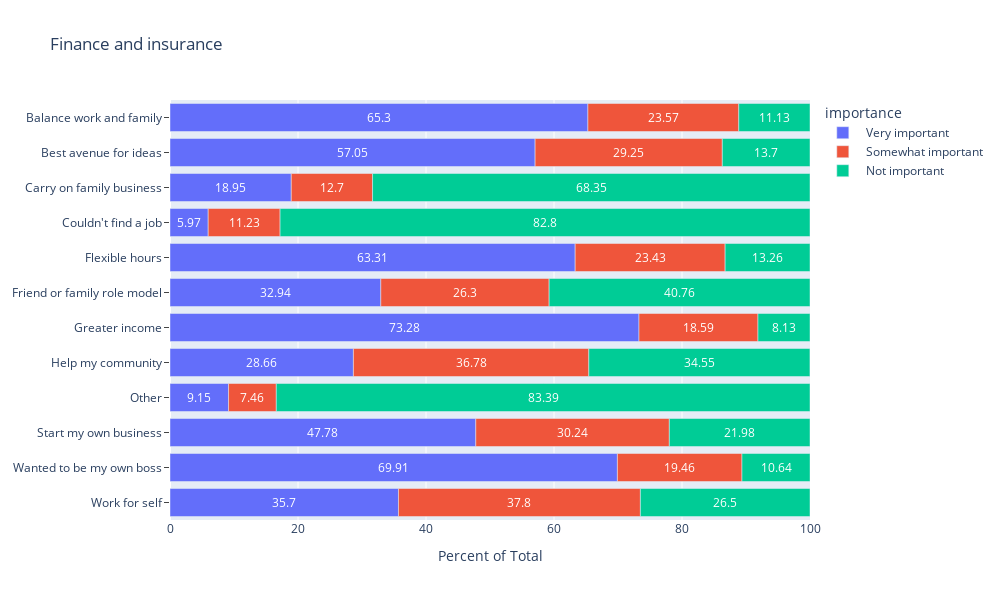

Notebook cell for this chart:
### Code cell
fig = px.bar(accom_subset, x = 'ratio', y = 'reason', color = 'importance',
            width = 1000, height = 600, orientation = 'h', title = picked_industry,
             hover_data = ['responses','ratio'], text = 'ratio'
            )
fig.update_layout(yaxis_title = None)

fig.update_traces(textposition = 'inside', insidetextanchor = 'middle', textfont = {'color': 'white'})
fig.update_yaxes(categoryorder = 'category descending', ticks = 'outside')
fig.update_layout(xaxis_title = "Percent of Total", uniformtext_minsize = 12,
                 uniformtext_mode = 'hide')

fig.update_xaxes(range = [0,100])

fig.show()

### Figure 1 — Plotly figure (JSON) as saved in the notebook; plotly's stock layout.template omitted (floating-point values rounded to 4 significant figures)
{"data": [{"alignmentgroup": "True", "customdata": [[32011], [47727], [102342], [154036], [178341], [193267], [255919], [309141], [343219], [353279], [379524], [393835]], "hovertemplate": "importance= Very important<br>ratio=%{text}<br>reason=%{y}<br>responses=%{customdata[0]}<extra></extra>", "insidetextanchor": "middle", "legendgroup": " Very important", "marker": {"color": "#636efa", "pattern": {"shape": ""}}, "name": " Very important", "offsetgroup": " Very important", "orientation": "h", "showlegend": true, "text": [5.97, 9.15, 18.95, 28.66, 32.94, 35.7, 47.78, 57.05, 63.31, 65.3, 69.91, 73.28], "textfont": {"color": "white"}, "textposition": "inside", "type": "bar", "x": [5.97, 9.15, 18.95, 28.66, 32.94, 35.7, 47.78, 57.05, 63.31, 65.3, 69.91, 73.28], "xaxis": "x", "y": ["Couldn't find a job", "Other", "Carry on family business", "Help my community", "Friend or family role model", "Work for self", "Start my own business", "Best avenue for ideas", "Flexible hours", "Balance work and family", "Wanted to be my own boss", "Greater income"], "yaxis": "y"}, {"alignmentgroup": "True", "customdata": [[38953], [60180], [68566], [99891], [105639], [127010], [127503], [142380], [158487], [161993], [197656], [204618]], "hovertemplate": "importance= Somewhat important<br>ratio=%{text}<br>reason=%{y}<br>responses=%{customdata[0]}<extra></extra>", "insidetextanchor": "middle", "legendgroup": " Somewhat important", "marker": {"color": "#EF553B", "pattern": {"shape": ""}}, "name": " Somewhat important", "offsetgroup": " Somewhat important", "orientation": "h", "showlegend": true, "text": [7.46, 11.23, 12.7, 18.59, 19.46, 23.43, 23.57, 26.3, 29.25, 30.24, 36.78, 37.8], "textfont": {"color": "white"}, "textposition": "inside", "type": "bar", "x": [7.46, 11.23, 12.7, 18.59, 19.46, 23.43, 23.57, 26.3, 29.25, 30.24, 36.78, 37.8], "xaxis": "x", "y": ["Other", "Couldn't find a job", "Carry on family business", "Greater income", "Wanted to be my own boss", "Flexible hours", "Balance work and family", "Friend or family role model", "Best avenue for ideas", "Start my own business", "Help my community", "Work for self"], "yaxis": "y"}, {"alignmentgroup": "True", "customdata": [[43704], [57743], [60218], [71858], [74221], [117725], [143483], [185687], [220683], [369140], [443838], [435167]], "hovertemplate": "importance= Not important<br>ratio=%{text}<br>reason=%{y}<br>responses=%{customdata[0]}<extra></extra>", "insidetextanchor": "middle", "legendgroup": " Not important", "marker": {"color": "#00cc96", "pattern": {"shape": ""}}, "name": " Not important", "offsetgroup": " Not important", "orientation": "h", "showlegend": true, "text": [8.13, 10.64, 11.13, 13.26, 13.7, 21.98, 26.5, 34.55, 40.76, 68.35, 82.8, 83.39], "textfont": {"color": "white"}, "textposition": "inside", "type": "bar", "x": [8.13, 10.64, 11.13, 13.26, 13.7, 21.98, 26.5, 34.55, 40.76, 68.35, 82.8, 83.39], "xaxis": "x", "y": ["Greater income", "Wanted to be my own boss", "Balance work and family", "Flexible hours", "Best avenue for ideas", "Start my own business", "Work for self", "Help my community", "Friend or family role model", "Carry on family business", "Couldn't find a job", "Other"], "yaxis": "y"}], "layout": {"barmode": "relative", "height": 600, "legend": {"title": {"text": "importance"}, "tracegroupgap": 0}, "title": {"text": "Finance and insurance"}, "uniformtext": {"minsize": 12, "mode": "hide"}, "width": 1000, "xaxis": {"anchor": "y", "domain": [0, 1], "range": [0, 100], "title": {"text": "Percent of Total"}, "type": "linear"}, "yaxis": {"anchor": "x", "autorange": true, "categoryorder": "category descending", "domain": [0, 1], "range": [-0.5, 11.5], "ticks": "outside", "title": {}, "type": "category"}}}
